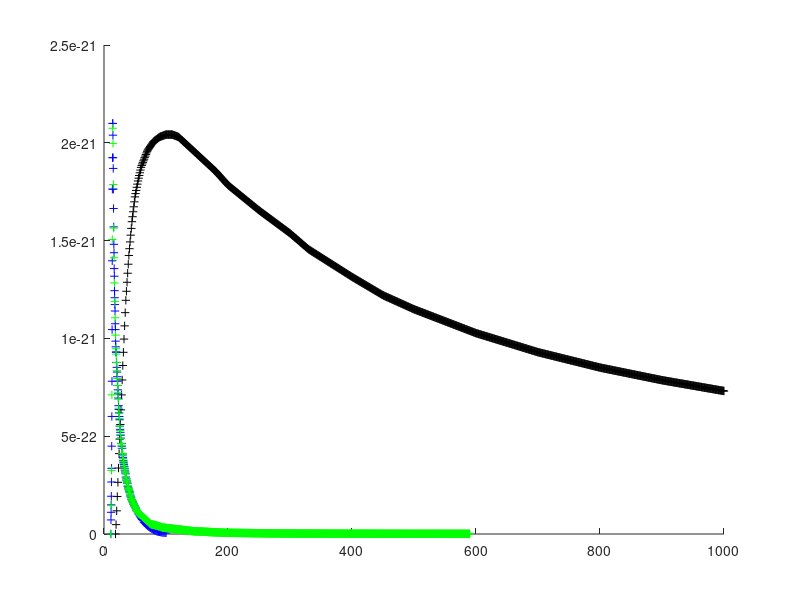

Write MATLAB code to recreate this figure.
clc, clear all
clf, close all

Bdata = load('data/georgio/N2+B_1.txt');
C1data = load('data/georgio/N2C_1.txt');
C2data = load('data/georgio/N2C_2.txt');


figure, hold on
plot(Bdata(:,1), Bdata(:,2)*1e-4,'k+')
plot(C1data(:,1), C1data(:,2)*1e-4, 'b+')
plot(C2data(:,1), C2data(:,2)*1e-4, 'g+')

save 'data/georgio/N2+B_1-cleaned.txt' 'Bdata' -ascii -double